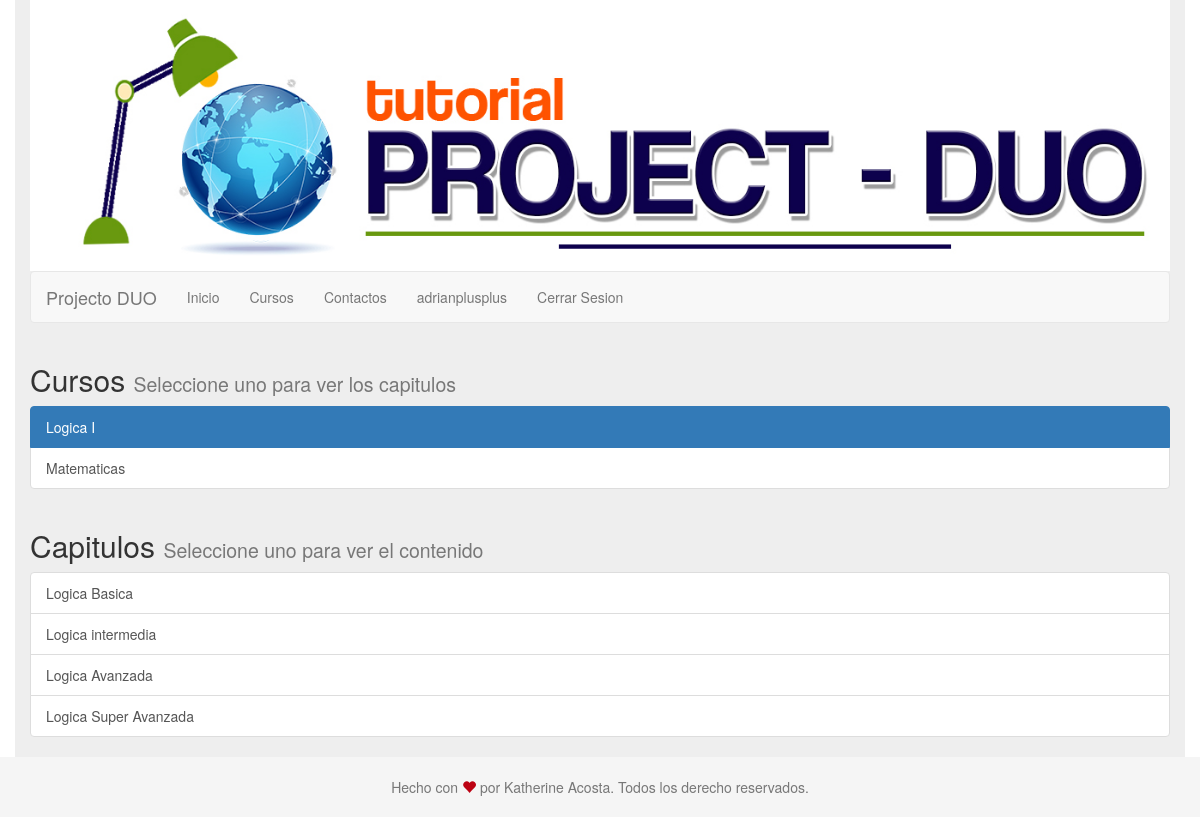
/cursos.php?id=2&nombre=Logica I (signed in), run on the app's committed database.
### tables this page shows
CREATE TABLE `cursos` (
  `id` int(11) NOT NULL,
  `nombre` varchar(45) DEFAULT NULL
);

CREATE TABLE `capitulos` (
  `id` int(11) NOT NULL,
  `nombre` varchar(45) DEFAULT NULL,
  `numero` int(11) DEFAULT NULL,
  `cursos_id` int(11) NOT NULL,
  `pasos` int(11) DEFAULT NULL,
  `puede_repetir` bit(1) DEFAULT b'0'
);

### cursos.php (the view, shortened to what this page needs)
<?php
require('encabezado.php');
require('barra_de_navegacion.php');
?>
<?php
require('conneccion.php');
$query = "select c.* from usuarios  u"
    . " right join cursos_usuarios  cu"
    . " on cu.usuarios_id = u.id"
    . " right join cursos c"
    . " on cu.cursos_id = c.id"
    . " where u.id = {$_SESSION['user_id']}";
$resultado = $mysqli->query($query);
if ($resultado) {
    $cursos = $resultado;
} else {
    $mensaje = "no se pudieron obtener los cursos";
}
?>
<div class="row">
    <div class="col-sm-12">
        <h2> Cursos
            <small class="<?= $_SESSION['tipo_de_usuario'] == 'estudiante' ? '' : 'hidden' ?>">Seleccione uno para ver
                los capitulos
            </small>
        </h2>
        <div class="list-group">
            <?php while ($curso = $cursos->fetch_array(MYSQLI_ASSOC)) { ?>
                <a class="list-group-item <?= (isset($_GET['id']) && $curso['id'] === $_GET['id']) ? 'active' : '' ?>"
                   href="cursos.php?id=<?= $curso['id'] ?>&nombre=<?= $curso['nombre'] ?>">
                    <?= $curso["nombre"] ?>
                </a>
            <?php } ?>
        </div>
    </div>
</div>
<?php if (isset($_GET['id']) and $_SESSION['tipo_de_usuario'] == 'estudiante') { ?>
    <div class="row">
        <div class="col-sm-12">
            <?php
            $query_capitulos = "SELECT * FROM capitulos "
                . " WHERE cursos_id = " . $_GET['id'];
            $resultado = $mysqli->query($query_capitulos);
            if ($resultado) {
                $capitulos = $resultado;
            } else {
                $mensaje = "No Capitulos encontrados";
            }
            ?>
            <h2> Capitulos
                <small>Seleccione uno para ver el contenido</small>
            </h2>
            <div class="list-group">
                <?php while ($cap = $capitulos->fetch_array(MYSQLI_ASSOC)) { ?>
                    <a class="list-group-item"
                       href="capitulo_contenido.php?id=<?= $cap['id'] ?>&curso=<?= $_GET['nombre'] ?>&capitulo=<?= $cap['nombre'] ?>&paso=1">
                        <?= $cap['nombre'] ?>
                    </a>
                <?php } ?>
            </div>
        </div>
    </div>
<?php } else if ($_SESSION['tipo_de_usuario'] == 'admin') { ?>
    <div class="row">
        <form class="col-sm-12 form-inline " action="cursos.php" method="POST">
            <input type="text" class="hidden" name="accion" value="obtenerEstudiante">
            <h3> Ingrese numero de cedula para obtener detalles de un estudiante</h3>
            <div class="form-group">
                <label for="cedula" class="control-label">Cedula:</label>
                <input type="text" class="form-control" id="cedula" name="cedula" placeholder="123123"/>
            </div>
            <button class="btn btn-primary " type="submit"> Obtener Informacion <i
                        class="glyphicon glyphicon-search"></i></button>
        </form>
    </div>
<?php if (isset($estudiante)) { ?>
    <div class="row">
        <h2 class="text-capitalize text-center"><?= $estudiante[0]['nombre'] . ', ' . $estudiante[0]['apellido'] ?></h2>
        <div class="col-sm-12 col-md-6">
            <h3>Cursos</h3>
            <div class="list-group">
                <?php foreach ($estudiante as $curso) { ?>
                    <div class="list-group-item"><?= $curso['nombre_curso'] ?></div>
                <?php } ?>
            </div>
        </div>
        <div class="col-sm-12 col-md-6">
            <h3> Agregar curso </h3>
            <form action="cursos.php" method="POST">
                <input type="text" class="hidden" name="accion" value="agregarCurso">
                <input type="text" class="hidden" name="estudiante_id" value="<?= $estudiante[0]['id'] ?>">
                <div class="form-group">
                    <label for="curso" class="control-label">Ingrese nombre del curso:</label>
                    <input id="curso" class="form-control" type="text" name="curso" placeholder="logica">
                    <button class=" pull-right btn btn-primary" type="submit">Agregar <i
                                class="glyphicon glyphicon-plus"></i></button>
                </div>
            </form>
        </div>
    </div>
<div class="row">
    <div class="col-sm-12">
        <h3>Evaluaciones</h3>
        <table class="table table-bordered">
            <thead>
            <tr>
                <th>Curso</th>
                <th>Modulo</th>
                <th>Correctas</th>
                <th>Incorrectas</th>
                <th>#Preguntas</th>
                <th>Calificacion</th>
                <th class="text-center"><i class="glyphicon glyphicon-cog"></i></th>
            </tr>
            </thead>
            <tbody>
            <?php foreach ($agrupados as $modulo => $info) { ?>
                <tr>
                    <td><?= $info['curso'] ?> </td>
                    <td><?= $modulo ?> </td>
                    <td><?= $info['correctas'] ?></td>
                    <td><?= $info['incorrectas'] ?></td>
                    <td><?= $info['correctas'] + $info['incorrectas'] ?></td>
                    <td><?= ($info['correctas'] / ($info['correctas'] + $info['incorrectas'])) * 100 ?>%
                    </td>
                    <td class="text-center">
                        <form action="cursos.php" method="POST">
                            <input type="text" class="hidden" name="capitulo" value="<?= $modulo ?>">
                            <input type="text" class="hidden" name="accion" value="reiniciarEvaluacion">
                            <input type="text" class="hidden" name="estudiante_id" value="<?= $estudiante[0]['id'] ?>">
                            <button class="btn btn-danger" type="submit">Reiniciar <i
                                        class="glyphicon glyphicon-refresh"></i></button>
                        </form>
                    </td>
                </tr>
            <?php } ?>
            </tbody>
        </table>
        <?php } ?>
        <?php } ?>
<?php require('pie.php') ?>

### estilos/estilopie.css (style rules this page uses)
html { position: relative; min-height: 100%; }
body { margin-bottom: 60px; }

### data on the page
cursos: nombre "Logica I"
cursos: nombre "Matematicas"
capitulos: nombre "Logica Basica"
capitulos: nombre "Logica intermedia"
capitulos: nombre "Logica Avanzada"
capitulos: nombre "Logica Super Avanzada"

### other printed values
$_SESSION['usuario'] "adrianplusplus"
